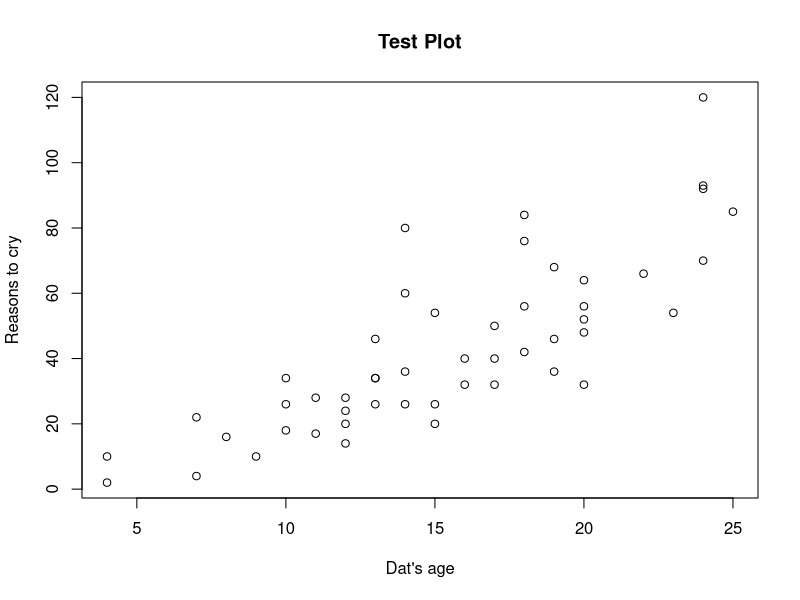

Generate this figure with R:
## ---- chunk 1
print(Sys.time())
## ---- chunk 2
data(cars)
plot(cars$speed, cars$dist, xlab= "Dat's age", ylab='Reasons to cry', main='Test Plot')
## ---- chunk 3
# data <- read.csv("your_file.csv")
# num_observations <- nrow(data)
# 
# if (num_observations == 1440) {
#   print('<span style="color:green;">Hooray! There were no missing observations.</span>')
# } else {
#   # Print the message in red text
#   print('<span style="color:red;">No, there were some missing observations.</span>')
#   
#   all_times <- seq(from = as.POSIXct("00:00:00", format = "%H:%M:%S"), 
#                    to = as.POSIXct("23:59:59", format = "%H:%M:%S"), by = "min")
#   data_times <- as.POSIXct(data$time_column, format = "%H:%M:%S")
#   missing_times <- setdiff(all_times, data_times)
#   print(paste("Missing times:", format(missing_times, "%H:%M:%S")))
# }
